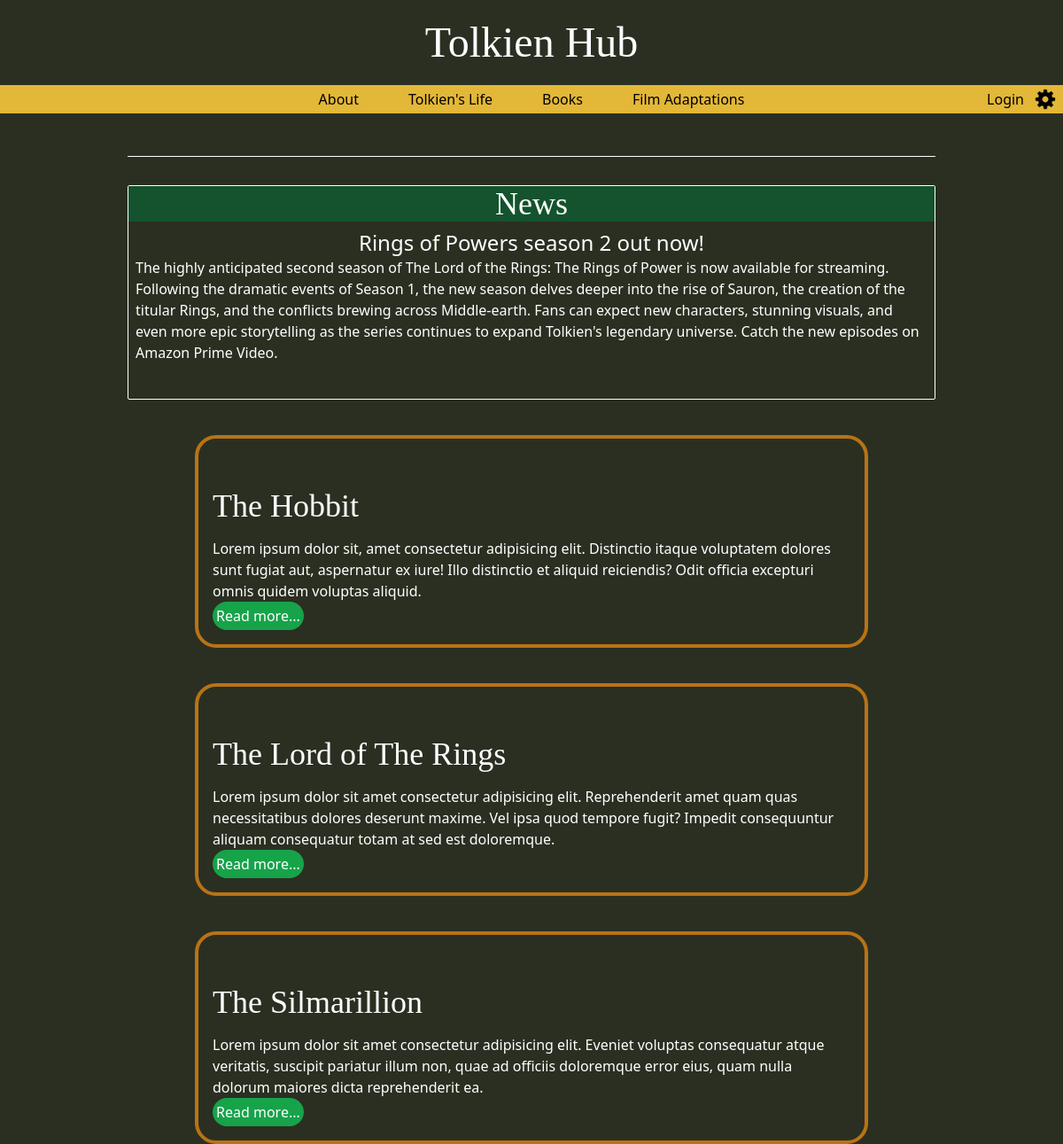
Page /home on the earlier database version.
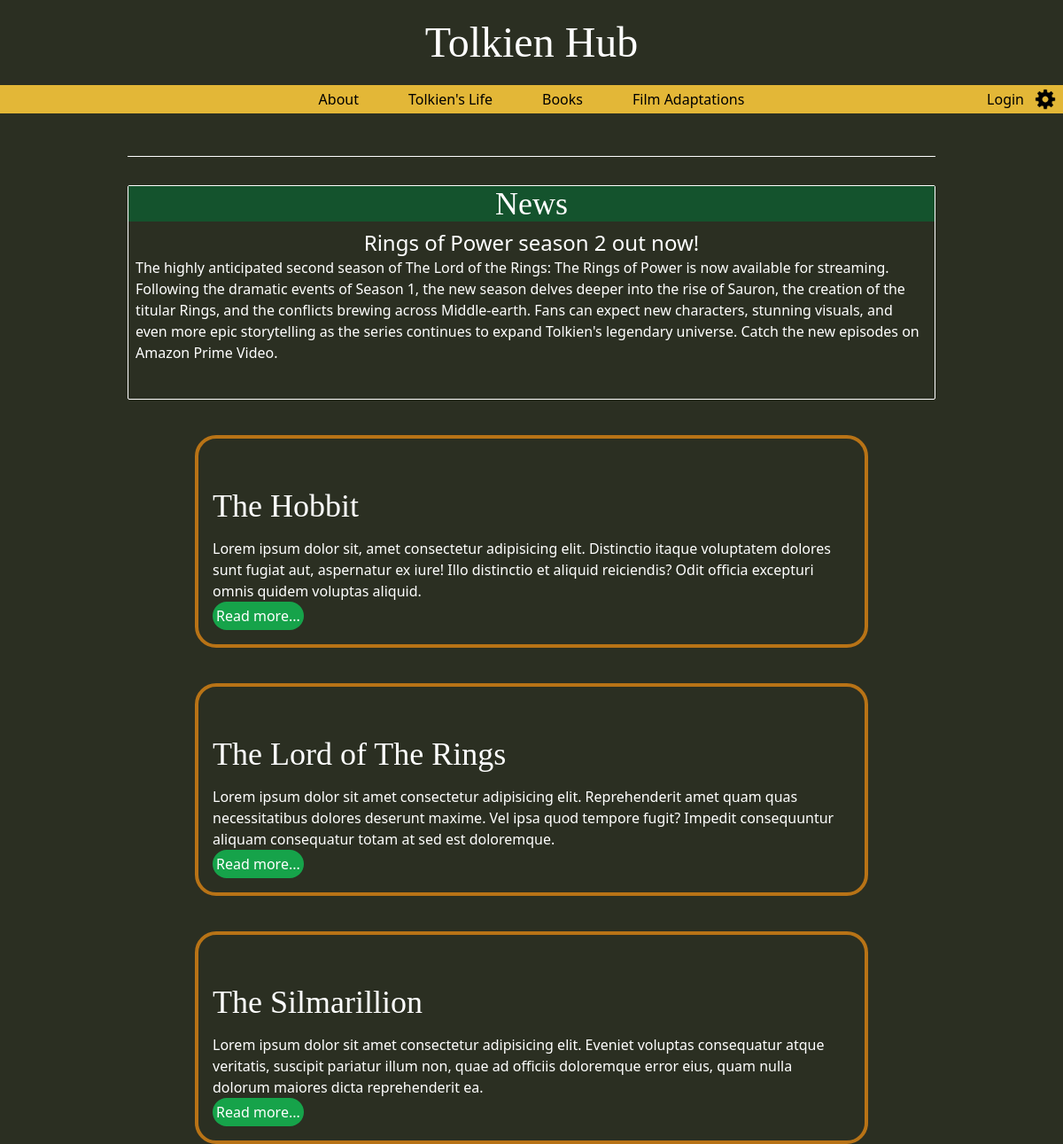
Same page on the later database version.
### tables this page shows
CREATE TABLE news (id INTEGER PRIMARY KEY AUTOINCREMENT, title TEXT NOT NULL, content TEXT NOT NULL, author TEXT NOT NULL, date TEXT NOT NULL, time TEXT NOT NULL);

### app.py (the view)
@app.route('/')
@app.route('/index')
@app.route('/home')
def home():
    news_title, news_content, news_author = get_news()
    if session:
        user = get_session_data()
        return render_template('index.html', news_title=news_title, news_content=news_content, news_author=news_author, user=user)
    return render_template('index.html', news_title=news_title, news_content=news_content, news_author=news_author)

### app.py (called while the page is built)
def get_news():
    with db.connect(db_path) as conn:
        title, content, author = db.read_news(conn)
    return title, content, author

### db_functions.py (called while the page is built)
def connect(db_path):
    return sqlite3.connect(db_path)

def read_news(conn):
    c = conn.cursor()
    try:
        query = ("SELECT title, content, author FROM news ORDER BY id DESC LIMIT 1;")
        c.execute(query)
        title, content, author = c.fetchone()
        return title, content, author
    except Exception as e:
        print(f"Error: {e}")
        return str(e)

### templates/index.html (shortened to what this page needs)
<!DOCTYPE html>
<html lang="en">
<head>
    <link rel="stylesheet" href="{{ url_for('static', filename='style.css') }}">
    <script src="https://cdn.tailwindcss.com"></script>
</head>
<body>
    <header class="tw-h-32 tw-w-full tw-fixed tw-top-0 tw-flex tw-flex-col tw-bg-green-darkest">
        <a href="{{ url_for('home') }}" class="tw-pb-8 tw-m-auto tw-text-white tw-text-5xl tw-font-cinzel tw-font-normal">Tolkien Hub</a>
        <nav class="tw-h-8 tw-w-full tw-absolute tw-bottom-0 tw-flex">
            <li class="tw-w-full tw-flex tw-justify-center tw-items-center tw-bg-gold">
                <ul class="tw-p-2 tw-mx-5 hover:tw-text-red-800"><a href="#">About</a></ul>
                <ul class="tw-p-2 tw-mx-5 hover:tw-text-red-800"><a href="#">Tolkien's Life</a></ul>
                <ul class="tw-p-2 tw-mx-5 hover:tw-text-red-800"><a href="#">Books</a></ul>
                <ul class="tw-p-2 tw-mx-5 hover:tw-text-red-800"><a href="#">Film Adaptations</a></ul>
                {% if not session %}
                    <ul class="tw-absolute tw-right-10 tw-p-1 hover:tw-text-red-800 tw-transition-all"><a href="{{ url_for('login') }}">Login</a></ul>
                {% endif %}
                <ul class="tw-absolute tw-right-2"><a href="#"><img class="tw-h-6 hover:tdevil ww-rotate-45 tw-transition-transform tw-duration-500" src="/static/media/icons/settings-wheel.png" alt="A settings cog icon."></a></ul>
            </li>
        </nav>
    </header>
    <main
        id="main-container"
        class="tw-h-auto tw-flex tw-flex-col tw-items-center tw-border-t tw-border-white tw-mx-36 tw-mt-44 tw-text-white">
        <div class="tw-pb-8 tw-border tw-border-white tw-rounded-sm tw-mt-8">
            <h2 class="tw-bg-green-900 tw-text-center tw-text-4xl tw-font-cinzel">News</h2>
            <div class="tw-p-2">
                <h3 class="tw-text-center tw-text-2xl"> {{ news_title }} </h3>
                <p> {{ news_content }} </p>
            </div>
        </div>
        <div id="home-content-container" class="tw-flex tw-w-10/12">
            <div class="tw-h-auto tw-w-full tw-flex tw-flex-col">
                <div class="tw-h-1/3 tw-w-full tw-p-4 tw-border-4 tw-rounded-3xl tw-border-gold-dark tw-mt-10">
                    <h2 class="tw-mt-10 tw-text-4xl tw-font-cinzel">The Hobbit</h2>
                    <p class="tw-mt-4">Lorem ipsum dolor sit, amet consectetur adipisicing elit. Distinctio itaque voluptatem dolores sunt fugiat aut, aspernatur ex iure! Illo distinctio et aliquid reiciendis? Odit officia excepturi omnis quidem voluptas aliquid.</p>
                    <button class="tw-p-1 tw-rounded-full tw-bg-green-600 hover:tw-bg-green-700 tw-transition-all"><a href="#">Read more...</a></button>
                </div>
                <div class="tw-h-1/3 tw-w-full tw-p-4 tw-border-4 tw-rounded-3xl tw-border-gold-dark tw-my-10">
                    <h2 class="tw-mt-10 tw-text-4xl tw-font-cinzel">The Lord of The Rings</h2>
                    <p class="tw-mt-4">Lorem ipsum dolor sit amet consectetur adipisicing elit. Reprehenderit amet quam quas necessitatibus dolores deserunt maxime. Vel ipsa quod tempore fugit? Impedit consequuntur aliquam consequatur totam at sed est doloremque.</p>
                    <button class="tw-p-1 tw-rounded-full tw-bg-green-600 hover:tw-bg-green-700 tw-transition-all"><a href="#">Read more...</a></button>
                </div>
                <div class="tw-h-1/3 tw-w-full tw-p-4 tw-border-4 tw-rounded-3xl tw-border-gold-dark">
                    <h2 class="tw-mt-10 tw-text-4xl tw-font-cinzel">The Silmarillion</h2>
                    <p class="tw-mt-4">Lorem ipsum dolor sit amet consectetur adipisicing elit. Eveniet voluptas consequatur atque veritatis, suscipit pariatur illum non, quae ad officiis doloremque error eius, quam nulla dolorum maiores dicta reprehenderit ea.</p>
                    <button class="tw-p-1 tw-rounded-full tw-bg-green-600 hover:tw-bg-green-700 tw-transition-all"><a href="#">Read more...</a></button>
                </div>
            </div>
        </div>
    </main>
</body>
</html>

### static/style.css (style rules this page uses)
:root { --gold: #e3b737; --gold-dark: #b87316; --green-darkest: #2b2f22; }
* { padding: none; margin: none; box-sizing: border-box; }
* { scrollbar-width: auto; scrollbar-color: #b87316 #3b3b3b; }
body { height: 100%; width: 100%; background-color: var(--green-darkest) }

Differences in the rows shown:
removed news: title "Rings of Powers season 2 out now!", content "The highly anticipated second season of The Lord of the Rings: The Rings of Power is now available for streaming. Following the dramatic events of Season 1, the new season delves deeper into the rise of Sauron, the creation of the titular Rings, and the conflicts brewing across Middle-earth. Fans can expect new characters, stunning visuals, and even more epic storytelling as the series continues to expand Tolkien's legendary universe. Catch the new episodes on Amazon Prime Video."
added news: title "Rings of Power season 2 out now!", content "The highly anticipated second season of The Lord of the Rings: The Rings of Power is now available for streaming. Following the dramatic events of Season 1, the new season delves deeper into the rise of Sauron, the creation of the titular Rings, and the conflicts brewing across Middle-earth. Fans can expect new characters, stunning visuals, and even more epic storytelling as the series continues to expand Tolkien's legendary universe. Catch the new episodes on Amazon Prime Video."
